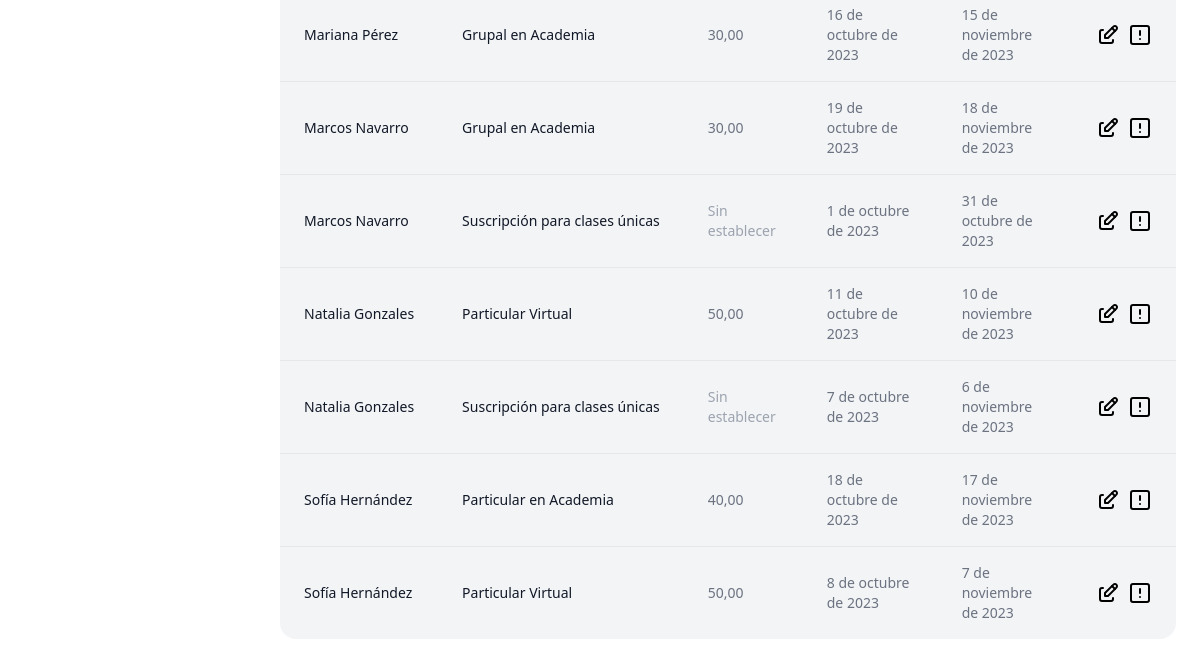
Before: /subscriptions/ (signed in, lower part) with the older database file.
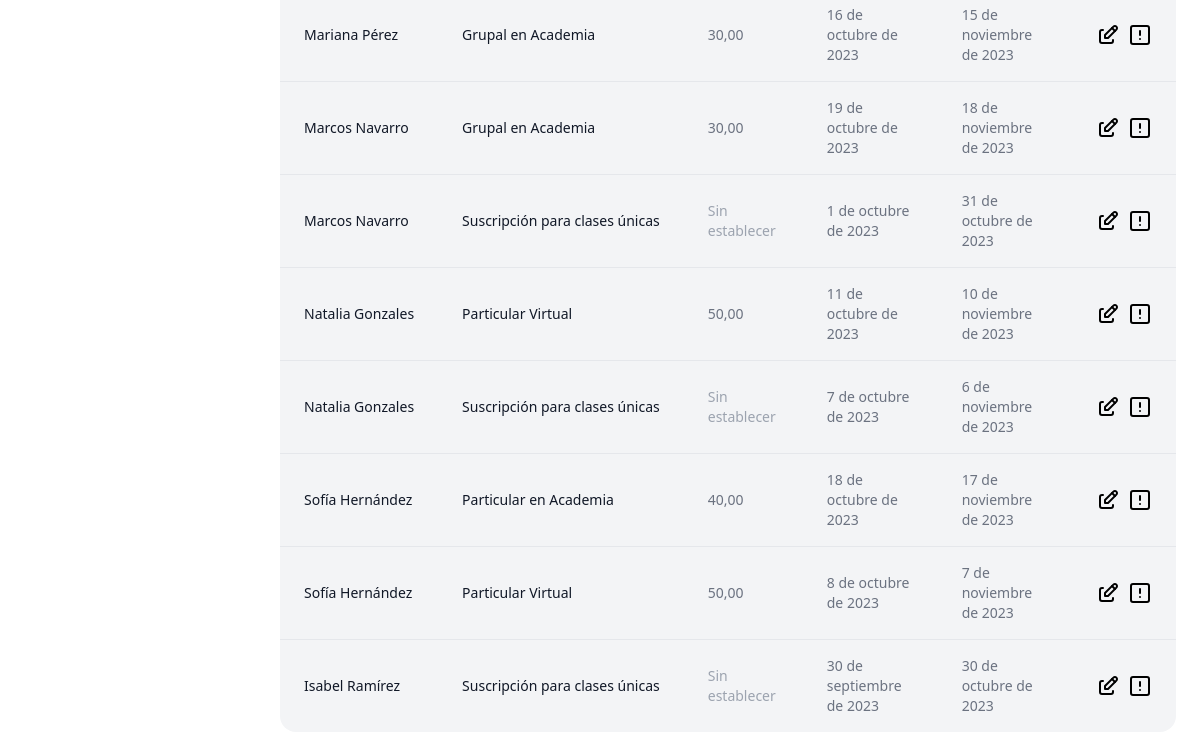
After: the same page with the newer database file.
### apps/home/models.py (models this page shows, shortened)
class Subscription(models.Model):
    subscription_type = models.ForeignKey(SubscriptionType, on_delete=models.CASCADE, verbose_name=_('Subscription Type'))
    student = models.ForeignKey('Student', on_delete=models.CASCADE, verbose_name=_('Student'))
    start_date = models.DateField(verbose_name=_('Start Date'))
    end_date = models.DateField(verbose_name=_('End Date'))
    is_active = models.BooleanField(verbose_name=_('Active'), default=True)
    auto_renewal = models.BooleanField(verbose_name=_('Auto Renewal'), default=True)

class Student(models.Model):
    identify_card = models.CharField(verbose_name=_('Identify Card'), max_length=20, blank=True, null=True)
    first_name = models.CharField(verbose_name=_('First Name'), max_length=255)
    second_name = models.CharField(verbose_name=_('Second Name'), max_length=255, blank=True, null=True)
    first_surname = models.CharField(verbose_name=_('First Surname'), max_length=255)
    second_surname = models.CharField(verbose_name=_('Second Surname'), max_length=255, blank=True, null=True)
    birthdate = models.DateField(verbose_name=_('Birthdate'))
    phone_number = models.CharField(verbose_name=_('Phone'), max_length=20)
    email = models.EmailField(verbose_name=_('Email'), )
    address = models.TextField(verbose_name=_('Address'), )
    is_active = models.BooleanField(verbose_name=_('Active'), default=True)
    def __str__(self):
        return f'{self.first_name} {self.first_surname}'
    class Meta:
        constraints = [
            UniqueConstraint(
                fields=['identify_card','first_name', 'second_name', 'first_surname', 'second_surname', 'birthdate'],
                name='unique_student'
            )
        ]

class SubscriptionType(models.Model):
    name = models.CharField(verbose_name=_('Name'), max_length=255)
    description = models.TextField(verbose_name=_('Description'), blank=True, null=True)
    price = models.DecimalField(verbose_name=_('Price'), max_digits=10, decimal_places=2, blank=True, null=True)
    number_of_lessons = models.IntegerField(verbose_name=_('Number of Lessons'), blank=True, null=True)
    class Meta:
        constraints = [
            UniqueConstraint(
                fields=['name', 'price'],
                name='unique_subscription_type'
            )
        ]

### apps/subscriptions/views.py (the view)
# urls.py: path('', Subscription_ListView.as_view(), name='subscription-list'),
class Subscription_ListView(ListView):
    model = Subscription
    template_name = 'home/subscription_list.html'
    context_object_name = 'subscriptions'

### templates/home/subscription_list.html (shortened to what this page needs)
{% extends "base.html" %}
{% block content %}
{% load compress %}
{% load static %}
<div class="relative overflow-x-auto sm:rounded-2xl px-2 pb-4">
    <table class="w-full text-sm text-left text-gray-500 dark:text-gray-400" id="table-file">
        <tbody>
            {% for subscription in subscriptions %}
            <tr class="bg-gray-100 dark:bg-gray-800 dark:border-gray-700 {% if not forloop.last %}border-b{% endif %}" data-status="{% if lesson.lesson_status %}active{% else %}inactive{% endif %}">
                <td class="px-6 py-4 font-medium text-gray-900 whitespace-nowrap dark:text-white {% if forloop.last %}rounded-bl-2xl{% endif %}">
                    <span class="{% if not subscription.student %}text-gray-400{% endif %}">{{ subscription.student | default:"Sin establecer" }}</span>
                </td>
                <td class="px-6 py-4 font-medium text-gray-900 whitespace-nowrap dark:text-white">
                    <span class="{% if not subscription.subscription_type.name %}text-gray-400{% endif %}">{{ subscription.subscription_type.name | default:"Sin establecer" }}</span>
                </td>
                <td class="px-6 py-4">
                    <span class="{% if not subscription.subscription_type.price %}text-gray-400{% endif %}">{{ subscription.subscription_type.price | default:"Sin establecer" }}</span>
                </td>
                <td class="px-6 py-4">
                    <span class="{% if not subscription.start_date %}text-gray-400{% endif %}">{{ subscription.start_date | default:"Sin establecer" }}</span>
                </td>
                <td class="px-6 py-4">
                    <span class="{% if not subscription.end_date %}text-gray-400{% endif %}">{{ subscription.end_date | default:"Sin establecer" }}</span>
                </td>
                <td class="px-6 py-4 {% if forloop.last %}rounded-br-2xl{% endif %}">
                    <div class="flex items-center h-full flex-1 flex-row gap-x-2">
                        <a href="{% url 'subscription-update' subscription.pk %}" class="font-medium text-black dark:text-white hover:underline">
                        </a>
                        <button
                            class="font-medium text-black dark:text-white hover:underline"
                            onclick="openModal('lessonModal', {
                                'Fecha': '{% if lesson.start_date %}{{ lesson.start_date|date:"l j, g:iA" }}{% endif %}',
                                'Estudiante': '{{ lesson.subscription.student }}',
                                'Precio': '{% if lesson.price %}${{lesson.price}}{% else %}$0{% endif %}',
                                'Profesor': '{{ lesson.teacher }}',
                                'Clase vista': '{% if lesson.lesson_status %}Vista{% else %}No vista{% endif %}',
                            })">
                        </button>
                    </div>
                </td>
            </tr>
            {% endfor %}
        </tbody>
    </table>
</div>
{% endblock %}

Changed rows visible on the page:
added Subscription: student "Isabel Ramírez", subscription_type.name "Suscripción para clases únicas", subscription_type.price "Sin establecer", start_date "30 de septiembre de 2023", end_date "30 de octubre de 2023"
